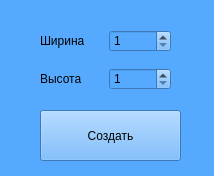
<?xml version="1.0" encoding="UTF-8"?>
<ui version="4.0">
 <class>Form</class>
 <widget class="QWidget" name="Form">
  <property name="geometry">
   <rect>
    <x>0</x>
    <y>0</y>
    <width>214</width>
    <height>176</height>
   </rect>
  </property>
  <property name="windowTitle">
   <string>Добавить холст</string>
  </property>
  <property name="styleSheet">
   <string notr="true">background-color: rgb(85, 170, 255);</string>
  </property>
  <widget class="QWidget" name="verticalLayoutWidget">
   <property name="geometry">
    <rect>
     <x>40</x>
     <y>20</y>
     <width>131</width>
     <height>80</height>
    </rect>
   </property>
   <layout class="QVBoxLayout" name="verticalLayout">
    <item>
     <layout class="QHBoxLayout" name="horizontalLayout_2">
      <item>
       <widget class="QLabel" name="label">
        <property name="text">
         <string>Ширина</string>
        </property>
       </widget>
      </item>
      <item>
       <widget class="QSpinBox" name="wid">
        <property name="minimum">
         <number>1</number>
        </property>
        <property name="maximum">
         <number>900</number>
        </property>
       </widget>
      </item>
     </layout>
    </item>
    <item>
     <layout class="QHBoxLayout" name="horizontalLayout">
      <item>
       <widget class="QLabel" name="label_2">
        <property name="text">
         <string>Высота</string>
        </property>
       </widget>
      </item>
      <item>
       <widget class="QSpinBox" name="hie">
        <property name="minimum">
         <number>1</number>
        </property>
        <property name="maximum">
         <number>600</number>
        </property>
       </widget>
      </item>
     </layout>
    </item>
   </layout>
  </widget>
  <widget class="QPushButton" name="add_holst">
   <property name="geometry">
    <rect>
     <x>40</x>
     <y>110</y>
     <width>141</width>
     <height>51</height>
    </rect>
   </property>
   <property name="text">
    <string>Создать</string>
   </property>
  </widget>
 </widget>
 <resources/>
 <connections/>
</ui>
